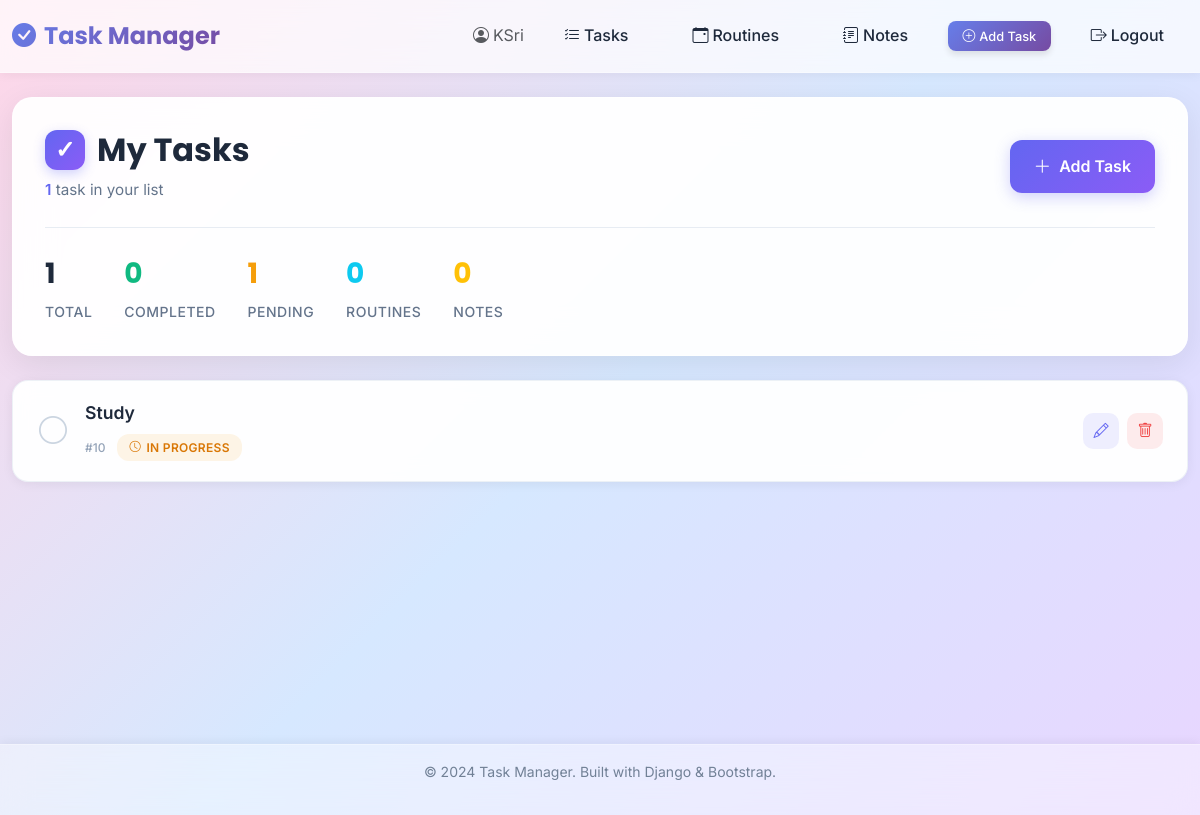
Page /task_list/ (signed in) on the committed database.
### todoapp/models.py (models this page shows, shortened)
class Task(models.Model):
    user = models.ForeignKey(User, on_delete=models.CASCADE)
    title = models.CharField(max_length=255)
    status = models.BooleanField(default=False)

### todoapp/views.py (the view)
# urls.py: path('task_list/', views.task_list, name='task_list'),
@login_required
def task_list(request):
    tasks = Task.objects.filter(user=request.user).order_by('-id')
    total = tasks.count()
    completed = tasks.filter(status=True).count()
    pending = total - completed
    routine_count = DailyRoutine.objects.filter(user=request.user).count()
    note_count = Note.objects.filter(user=request.user).count()
    return render(request, 'todoapp/task_list.html', {
        'tasks': tasks,
        'total': total,
        'completed': completed,
        'pending': pending,
        'routine_count': routine_count,
        'note_count': note_count
    })

### todoapp/templates/todoapp/task_list.html (shortened to what this page needs)
{% extends 'todoapp/base.html' %}
{% load static %}
{% block content %}
<div class="modern-header mb-4">
  <div class="header-content">
    <div class="header-text">
      <h1 class="page-title">
        <span class="title-icon">✓</span>
        <span>My Tasks</span>
      </h1>
      <p class="page-subtitle">
        {% if tasks %}
        <span class="task-count">{{ total }}</span> task{{ total|pluralize }} in your list
        {% else %}
        Start organizing your day
        {% endif %}
      </p>
    </div>
    <a href="{% url 'todoapp:task_create' %}" class="btn-add-task">
      <i class="bi bi-plus-lg"></i>
      <span>Add Task</span>
    </a>
  </div>
  {% if tasks %}
  <div class="progress-stats">
    <div class="stat-item">
      <div class="stat-value">{{ total }}</div>
      <div class="stat-label">Total</div>
    </div>
    <div class="stat-item">
      <div class="stat-value stat-completed">{{ completed }}</div>
      <div class="stat-label">Completed</div>
    </div>
    <div class="stat-item">
      <div class="stat-value stat-pending">{{ pending }}</div>
      <div class="stat-label">Pending</div>
    </div>
    <div class="stat-item">
      <div class="stat-value text-info">{{ routine_count }}</div>
      <div class="stat-label">Routines</div>
    </div>
    <div class="stat-item">
      <div class="stat-value text-warning">{{ note_count }}</div>
      <div class="stat-label">Notes</div>
    </div>
  </div>
  {% endif %}
</div>
{% if tasks %}
<div class="modern-task-list">
  {% for task in tasks %}
  <div class="modern-task-item {% if task.status %}task-done{% endif %}">
    <div class="task-checkbox">
      {% if task.status %}
      <div class="checkbox-checked">
        <i class="bi bi-check-circle-fill"></i>
      </div>
      {% else %}
      <div class="checkbox-unchecked">
        <i class="bi bi-circle"></i>
      </div>
      {% endif %}
    </div>
    <div class="task-content">
      <div class="task-title-wrapper">
        <h3 class="task-title {% if task.status %}strikethrough{% endif %}">
          {{ task.title }}
        </h3>
      </div>
      <div class="task-meta">
        <span class="task-id">#{{ task.id }}</span>
        {% if task.status %}
        <span class="task-status-badge completed-badge">
          <i class="bi bi-check"></i>Done
        </span>
        {% else %}
        <span class="task-status-badge pending-badge">
          <i class="bi bi-clock"></i>In Progress
        </span>
        {% endif %}
      </div>
    </div>
    <div class="task-actions-modern">
      <a href="{% url 'todoapp:task_update' task.id %}" class="action-btn edit-btn" title="Edit">
        <i class="bi bi-pencil"></i>
      </a>
      <a href="{% url 'todoapp:task_delete' task.id %}" class="action-btn delete-btn" title="Delete">
        <i class="bi bi-trash"></i>
      </a>
    </div>
  </div>
  {% endfor %}
</div>
{% endif %}
{% endblock %}

### todoapp/templates/todoapp/base.html (shortened to what this page needs)
<!DOCTYPE html>
<html lang="en">
{% load static %}
<head>
  <link href="https://cdn.jsdelivr.net/npm/bootstrap@5.3.2/dist/css/bootstrap.min.css" rel="stylesheet">
  <link rel="stylesheet" href="https://cdn.jsdelivr.net/npm/bootstrap-icons@1.11.1/font/bootstrap-icons.css">
  <link rel="stylesheet" href="{% static 'css/styles.css' %}">
</head>
<body class="{% block body_class %}{% endblock %}">
  <nav class="navbar navbar-expand-lg navbar-light">
    <div class="container">
      <a class="navbar-brand fw-bold"
        href="{% if user.is_authenticated %}{% url 'todoapp:task_list' %}{% else %}{% url 'todoapp:login' %}{% endif %}">
        <i class="bi bi-check-circle-fill me-2"></i>Task Manager
      </a>
      <div class="collapse navbar-collapse" id="navbarNav">
        <ul class="navbar-nav ms-auto align-items-center">
          {% if user.is_authenticated %}
          <li class="nav-item me-3">
            <span class="text-muted">
              <i class="bi bi-person-circle me-1"></i>{{ user.username }}
            </span>
          </li>
          <li class="nav-item me-3">
            <a class="nav-link" href="{% url 'todoapp:task_list' %}">
              <i class="bi bi-list-check me-1"></i>Tasks
            </a>
          </li>
          <li class="nav-item me-3">
            <a class="nav-link" href="{% url 'todoapp:routine_list' %}">
              <i class="bi bi-calendar-event me-1"></i>Routines
            </a>
          </li>
          <li class="nav-item me-3">
            <a class="nav-link" href="{% url 'todoapp:note_list' %}">
              <i class="bi bi-journal-text me-1"></i>Notes
            </a>
          </li>
          <li class="nav-item me-3">
            <a href="{% url 'todoapp:task_create' %}" class="btn btn-primary btn-sm">
              <i class="bi bi-plus-circle me-1"></i>Add Task
            </a>
          </li>
          <li class="nav-item">
            <a class="nav-link" href="{% url 'todoapp:logout' %}">
              <i class="bi bi-box-arrow-right me-1"></i>Logout
            </a>
          </li>
          {% endif %}
        </ul>
      </div>
    </div>
  </nav>
  <div class="main-content container mt-4 mb-5 fade-in {% block container_class %}{% endblock %}" {% block container_style %}{% endblock %}>
    {% block content %}
    {% endblock %}
  </div>
  <footer>
    <div class="container">
      <p>&copy; 2024 Task Manager. Built with Django & Bootstrap.</p>
    </div>
  </footer>
</body>
</html>

### rows in the picture
Task: status False (drawn), title "Study", id "10"

### other values in the picture
{{ user.username }} "KSri"
{{ total }} "1"
{{ completed }} "0"
{{ pending }} "1"
{{ routine_count }} "0"
{{ note_count }} "0"
